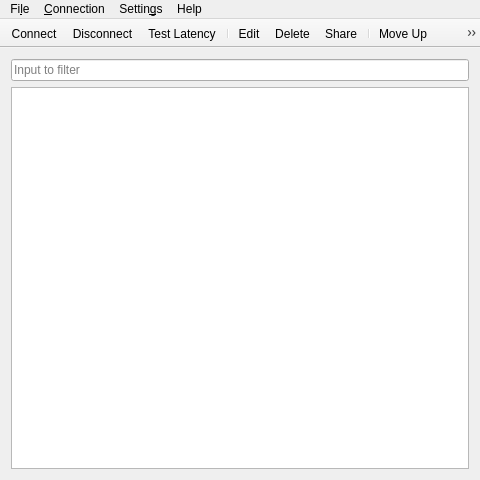
<?xml version="1.0" encoding="UTF-8"?>
<ui version="4.0">
 <class>MainWindow</class>
 <widget class="QMainWindow" name="MainWindow">
  <property name="geometry">
   <rect>
    <x>0</x>
    <y>0</y>
    <width>480</width>
    <height>480</height>
   </rect>
  </property>
  <property name="minimumSize">
   <size>
    <width>400</width>
    <height>400</height>
   </size>
  </property>
  <property name="windowTitle">
   <string>Connection Manager</string>
  </property>
  <property name="windowIcon">
   <iconset resource="icons.qrc">
    <normaloff>:/icons/icons/shadowsocks-qt5.png</normaloff>:/icons/icons/shadowsocks-qt5.png</iconset>
  </property>
  <property name="toolButtonStyle">
   <enum>Qt::ToolButtonFollowStyle</enum>
  </property>
  <widget class="QWidget" name="centralWidget">
   <layout class="QVBoxLayout" name="verticalLayout">
    <item>
     <widget class="QLineEdit" name="filterLineEdit">
      <property name="placeholderText">
       <string>Input to filter</string>
      </property>
      <property name="clearButtonEnabled">
       <bool>true</bool>
      </property>
     </widget>
    </item>
    <item>
     <widget class="QTableView" name="connectionView">
      <property name="editTriggers">
       <set>QAbstractItemView::NoEditTriggers</set>
      </property>
      <property name="tabKeyNavigation">
       <bool>false</bool>
      </property>
      <property name="selectionMode">
       <enum>QAbstractItemView::SingleSelection</enum>
      </property>
      <property name="selectionBehavior">
       <enum>QAbstractItemView::SelectRows</enum>
      </property>
      <property name="showGrid">
       <bool>false</bool>
      </property>
      <property name="sortingEnabled">
       <bool>true</bool>
      </property>
      <property name="wordWrap">
       <bool>false</bool>
      </property>
      <property name="cornerButtonEnabled">
       <bool>false</bool>
      </property>
      <attribute name="verticalHeaderVisible">
       <bool>false</bool>
      </attribute>
     </widget>
    </item>
   </layout>
  </widget>
  <widget class="QToolBar" name="toolBar">
   <property name="windowTitle">
    <string>Show Toolbar</string>
   </property>
   <property name="movable">
    <bool>false</bool>
   </property>
   <property name="allowedAreas">
    <set>Qt::AllToolBarAreas</set>
   </property>
   <property name="toolButtonStyle">
    <enum>Qt::ToolButtonFollowStyle</enum>
   </property>
   <property name="floatable">
    <bool>false</bool>
   </property>
   <attribute name="toolBarArea">
    <enum>TopToolBarArea</enum>
   </attribute>
   <attribute name="toolBarBreak">
    <bool>false</bool>
   </attribute>
   <addaction name="actionConnect"/>
   <addaction name="actionDisconnect"/>
   <addaction name="actionTestLatency"/>
   <addaction name="separator"/>
   <addaction name="actionEdit"/>
   <addaction name="actionDelete"/>
   <addaction name="actionShare"/>
   <addaction name="separator"/>
   <addaction name="actionMoveUp"/>
   <addaction name="actionMoveDown"/>
  </widget>
  <widget class="QMenuBar" name="menuBar">
   <property name="geometry">
    <rect>
     <x>0</x>
     <y>0</y>
     <width>480</width>
     <height>25</height>
    </rect>
   </property>
   <widget class="QMenu" name="menuConnection">
    <property name="title">
     <string>&amp;Connection</string>
    </property>
    <widget class="QMenu" name="menuAdd">
     <property name="title">
      <string>&amp;Add</string>
     </property>
     <property name="icon">
      <iconset theme="list-add">
       <normaloff>.</normaloff>.</iconset>
     </property>
     <addaction name="actionManually"/>
     <addaction name="actionURI"/>
     <addaction name="actionQRCodeFromFile"/>
     <addaction name="actionQRCode"/>
     <addaction name="actionScanQRCodeCapturer"/>
     <addaction name="actionFromConfigJson"/>
    </widget>
    <addaction name="menuAdd"/>
    <addaction name="actionEdit"/>
    <addaction name="actionShare"/>
    <addaction name="actionDelete"/>
    <addaction name="separator"/>
    <addaction name="actionConnect"/>
    <addaction name="actionForceConnect"/>
    <addaction name="actionDisconnect"/>
    <addaction name="actionTestLatency"/>
    <addaction name="actionTestAllLatency"/>
    <addaction name="separator"/>
    <addaction name="actionConnectFreeSite"/>
    <addaction name="actionViewLog"/>
    <addaction name="separator"/>
    <addaction name="actionMoveUp"/>
    <addaction name="actionMoveDown"/>
   </widget>
   <widget class="QMenu" name="menuFile">
    <property name="title">
     <string>Fi&amp;le</string>
    </property>
    <addaction name="actionImportGUIJson"/>
    <addaction name="actionExportGUIJson"/>
    <addaction name="actionSaveManually"/>
    <addaction name="separator"/>
    <addaction name="actionQuit"/>
   </widget>
   <widget class="QMenu" name="menuSettings">
    <property name="title">
     <string>Settin&amp;gs</string>
    </property>
    <addaction name="actionGeneralSettings"/>
    <addaction name="separator"/>
    <addaction name="actionShowFilterBar"/>
   </widget>
   <widget class="QMenu" name="menuHelp">
    <property name="title">
     <string>Help</string>
    </property>
    <addaction name="actionAbout"/>
    <addaction name="actionAboutQt"/>
    <addaction name="separator"/>
    <addaction name="actionReportBug"/>
   </widget>
   <addaction name="menuFile"/>
   <addaction name="menuConnection"/>
   <addaction name="menuSettings"/>
   <addaction name="menuHelp"/>
  </widget>
  <action name="actionManually">
   <property name="text">
    <string>&amp;Manually</string>
   </property>
   <property name="toolTip">
    <string>Add connection manually</string>
   </property>
  </action>
  <action name="actionQRCode">
   <property name="text">
    <string>&amp;Scan QR Code on Screen</string>
   </property>
  </action>
  <action name="actionQRCodeFromFile">
   <property name="icon">
    <iconset theme="document-open">
     <normaloff>.</normaloff>.</iconset>
   </property>
   <property name="text">
    <string>&amp;From QR Code Image File</string>
   </property>
   <property name="toolTip">
    <string>From QR code image file</string>
   </property>
  </action>
  <action name="actionURI">
   <property name="text">
    <string>&amp;URI</string>
   </property>
   <property name="toolTip">
    <string>Add connection from URI</string>
   </property>
  </action>
  <action name="actionDelete">
   <property name="icon">
    <iconset theme="list-remove">
     <normaloff>.</normaloff>.</iconset>
   </property>
   <property name="text">
    <string>&amp;Delete</string>
   </property>
  </action>
  <action name="actionEdit">
   <property name="text">
    <string>&amp;Edit</string>
   </property>
  </action>
  <action name="actionConnect">
   <property name="text">
    <string>&amp;Connect</string>
   </property>
  </action>
  <action name="actionDisconnect">
   <property name="text">
    <string>D&amp;isconnect</string>
   </property>
  </action>
  <action name="actionQuit">
   <property name="icon">
    <iconset theme="application-exit">
     <normaloff>.</normaloff>.</iconset>
   </property>
   <property name="text">
    <string>&amp;Quit</string>
   </property>
   <property name="shortcut">
    <string>Ctrl+Q</string>
   </property>
  </action>
  <action name="actionAbout">
   <property name="icon">
    <iconset theme="help-about">
     <normaloff>.</normaloff>.</iconset>
   </property>
   <property name="text">
    <string>&amp;About</string>
   </property>
  </action>
  <action name="actionAboutQt">
   <property name="text">
    <string>About &amp;Qt</string>
   </property>
  </action>
  <action name="actionGeneralSettings">
   <property name="text">
    <string>&amp;General Settings</string>
   </property>
  </action>
  <action name="actionShare">
   <property name="text">
    <string>&amp;Share</string>
   </property>
  </action>
  <action name="actionReportBug">
   <property name="text">
    <string>&amp;Report Bug</string>
   </property>
  </action>
  <action name="actionViewLog">
   <property name="text">
    <string>View &amp;Log</string>
   </property>
  </action>
  <action name="actionTestLatency">
   <property name="text">
    <string>&amp;Test Latency</string>
   </property>
   <property name="toolTip">
    <string>Test the latency of selected connection</string>
   </property>
  </action>
  <action name="actionTestAllLatency">
   <property name="text">
    <string>Test All C&amp;onnections Latency</string>
   </property>
  </action>
  <action name="actionImportGUIJson">
   <property name="text">
    <string>&amp;Import Connections from gui-config.json</string>
   </property>
   <property name="toolTip">
    <string>Import connections from old version configuration file</string>
   </property>
  </action>
  <action name="actionFromConfigJson">
   <property name="icon">
    <iconset theme="document-open">
     <normaloff>.</normaloff>.</iconset>
   </property>
   <property name="text">
    <string>From &amp;config.json</string>
   </property>
  </action>
  <action name="actionSaveManually">
   <property name="icon">
    <iconset theme="document-save">
     <normaloff>.</normaloff>.</iconset>
   </property>
   <property name="text">
    <string>&amp;Save Manually</string>
   </property>
   <property name="shortcut">
    <string>Ctrl+Shift+S</string>
   </property>
  </action>
  <action name="actionMoveUp">
   <property name="icon">
    <iconset theme="go-up">
     <normaloff>.</normaloff>.</iconset>
   </property>
   <property name="text">
    <string>&amp;Move Up</string>
   </property>
  </action>
  <action name="actionMoveDown">
   <property name="icon">
    <iconset theme="go-down">
     <normaloff>.</normaloff>.</iconset>
   </property>
   <property name="text">
    <string>Mo&amp;ve Down</string>
   </property>
  </action>
  <action name="actionShowFilterBar">
   <property name="checkable">
    <bool>true</bool>
   </property>
   <property name="checked">
    <bool>true</bool>
   </property>
   <property name="text">
    <string>&amp;Show Filter Bar</string>
   </property>
   <property name="shortcut">
    <string>Ctrl+F</string>
   </property>
  </action>
  <action name="actionExportGUIJson">
   <property name="text">
    <string>&amp;Export as gui-config.json</string>
   </property>
  </action>
  <action name="actionScanQRCodeCapturer">
   <property name="text">
    <string>Scan &amp;QR Code using Capturer</string>
   </property>
   <property name="toolTip">
    <string>Scan QR Code using Capturer</string>
   </property>
  </action>
  <action name="actionForceConnect">
   <property name="text">
    <string>Force Connect</string>
   </property>
   <property name="toolTip">
    <string>Connect to this connection and disconnect any connections currently using  the same local port</string>
   </property>
  </action>
  <action name="actionConnectFreeSite">
   <property name="text">
    <string>Connect Free Site</string>
   </property>
  </action>
 </widget>
 <layoutdefault spacing="6" margin="11"/>
 <resources>
  <include location="icons.qrc"/>
 </resources>
 <connections>
  <connection>
   <sender>actionShowFilterBar</sender>
   <signal>toggled(bool)</signal>
   <receiver>filterLineEdit</receiver>
   <slot>setVisible(bool)</slot>
   <hints>
    <hint type="sourcelabel">
     <x>-1</x>
     <y>-1</y>
    </hint>
    <hint type="destinationlabel">
     <x>239</x>
     <y>88</y>
    </hint>
   </hints>
  </connection>
 </connections>
</ui>
